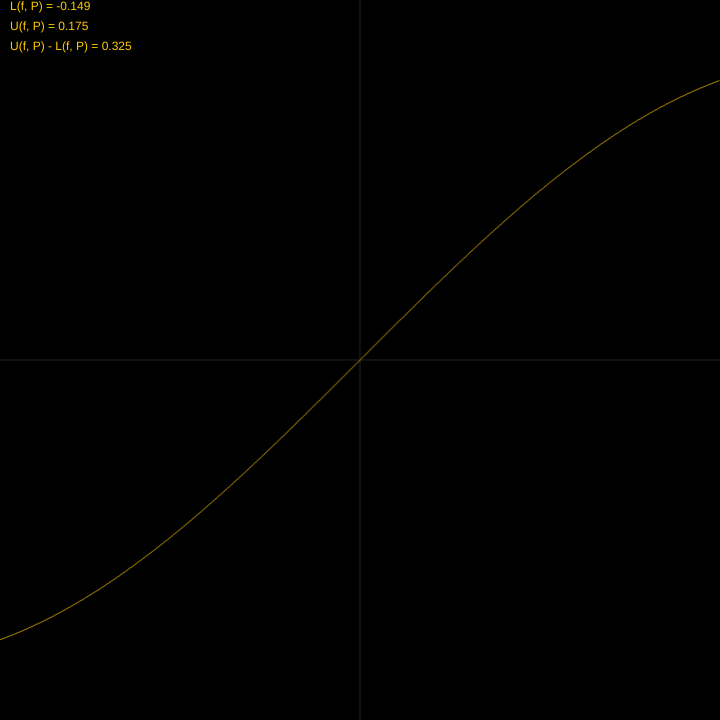
Frame 1 (no input)
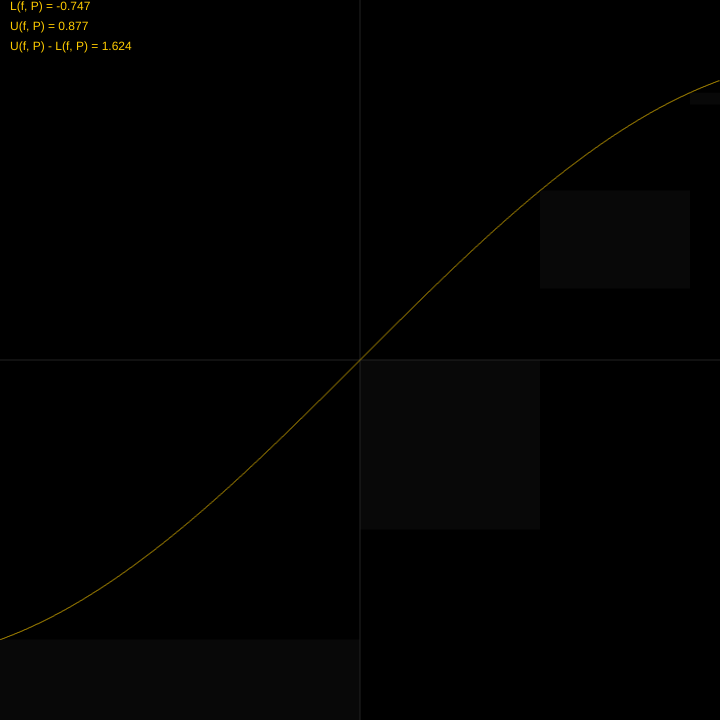
Frame 60 (no input)
Frame 120 (the mouse pressed at the canvas centre since frame 60): identical to frame 60, image omitted

The p5.js sketch that drew these frames (run headless with seeded random() and noise() and a simulated clock; from frame 60 on, the mouse is pressed at the canvas centre):

// p5.js sketch
// ── sketch.js
const screen_width = 720;
const screen_height = 720;

const half_width = (screen_width / 2);
const half_height = (screen_height / 2);

const scale = 300;

const c1 = '#ffcc00';
const c2 = '#222222';
const c3 = '#22222240';

var partition = [-1.2, 0, 0.6, 1.1, 1.2]

var minima = [];
var maxima = [];

var visible_minima = [];
var visible_maxima = [];

var cur_function = 0;
var funcs = [];
var func_names = [];

var current_partition = 0;

function reset () {
    partition = [-1.2, 1.2];
}

function part () {
    var random = 2.4 * (Math.random() - 0.5);
    
    /* IMPLEMENT BINARY SEARCH HERE */
    for (var i = partition.length - 1; i >= 0;  i --) {
        if (random > partition[i]) {
            partition.splice(i + 1, 0, random);
            visible_minima.splice(i + 1, 0, visible_minima[i]);
            visible_maxima.splice(i + 1, 0, visible_maxima[i]);
            return;
        }
    }
}

function get_lower () {
    var total = 0;
    
    for (var i = 0; i < partition.length - 1; i ++) {
        var width = partition[i + 1] - partition[i];
        
        var min = visible_minima[i];
        
        total += (width * min);
    }
    
    return total;
}

function get_upper () {
    var total = 0;
    
    for (var i = 0; i < partition.length - 1; i ++) {
        var width = partition[i + 1] - partition[i];
        
        var max = visible_maxima[i];
        
        total += (width * max);
    }
    
    return total;
}

function round_thousandths (num) {
    return round(num * 1000) / 1000;
}

function update_visible () {
    /* Update visible minima and maxima */
    for (var i = 0; i < partition.length; i ++) {
        visible_minima[i] = (4 * visible_minima[i] + minima[i]) / 5;
        visible_maxima[i] = (4 * visible_maxima[i] + maxima[i]) / 5;
    }
}

function prev_function () {
    cur_function --;
    if (cur_function < 0) {
        cur_function = 0;
    }
    update_funcname ();
}

function next_function () {
    cur_function ++;
    if (cur_function >= funcs.length) {
        cur_function = funcs.length - 1;
    }
    update_funcname ();
}

function update_funcname () {
    /* Set function name */
    document.getElementById("function-name").innerHTML = func_names[cur_function];
}

function init_functions () {
    funcs.push(function (t) {
        return sin(t);
    });
    
    func_names.push('sin(x)');
    
    funcs.push(function (t) {
        return cos(t);
    });
    
    func_names.push('cos(x)');
    
    funcs.push(function (t) {
        return tan(t);
    });
    
    func_names.push('tan(x)');
    
    funcs.push(function (t) {
        return exp(t);
    });
    
    func_names.push('exp(x)');
    
    funcs.push(function (t) {
        return abs(t);
    });
    
    func_names.push('|x|');
    
    funcs.push(function (t) {
        return floor(2*t) / 2;
    });
    
    func_names.push('[2x]/2');
    
    funcs.push(function (t) {
        if (t == 0) return t;
        else return t*t*sin(1/t);
    });
    
    func_names.push('x<sup>2</sup> sin(1/x)');

}

function get_value (t) {
    return funcs[cur_function](t);
}

function update_extrema (x, y) {
    if (x > partition[current_partition + 1]) {
        current_partition ++;
        /* Add first value as placeholder */
        minima.push(get_value(partition[current_partition]));
        maxima.push(get_value(partition[current_partition]));
    }
    
    if (y < minima [current_partition]) {
        minima [current_partition] = y;
    }
    
    if (y > maxima [current_partition]) {
        maxima [current_partition] = y;
    }
}

function setup () {
    createCanvas (screen_width, screen_height);
    
    init_functions ();
    for (var p of partition) {
        visible_minima.push(0);
        visible_maxima.push(0);
    }
}

function draw () {
    background(0);
    strokeWeight(1);
    
    /* Axes */
    stroke(c2);
    
    line(0, half_height, screen_width, half_height); /* X */
    line(half_width, 0, half_width, screen_height); /* Y */
    
    /* Function */
    stroke(c1);
    
    minima = [get_value(partition[0])];
    maxima = [get_value(partition[0])];
    
    current_partition = 0;
    
    for (var i = 0; i < screen_width; i ++) {
        /* i and j are screen pixels, x and y are mathematical points */
        var x = (i - half_width) / scale;
        var y = get_value(x);
        var j = half_height - (y * scale);
        point (i, j);
        
        /* Now that we've drawn, let's update extrema */
        update_extrema (x, y);
    }
    
    /* Draw "squares" */
    
    for (var i = 1; i < partition.length; i ++) {
        var x = partition[i - 1];
        var width = partition[i] - x;
        
        var y_min = visible_minima[i-1];
        var y_max = visible_maxima[i-1];
        
        var sx = (x * scale) + half_width;
        var swidth = width * scale;
        
        var sy_min = -y_min * scale;
        var sy_max = -y_max * scale;
        
        var height = sy_max - sy_min;
        
        noStroke();
        
        fill(c3);
        rect(sx, half_height + sy_min, swidth, height);
    }
    
    update_visible(); 
    
    var lower = get_lower ();
    var upper = get_upper ();
    
    var lower_str = "L(f, P) = " + round_thousandths(lower);
    var upper_str = "U(f, P) = " + round_thousandths(upper);
    var diff_str = "U(f, P) - L(f, P) = " + round_thousandths(upper - lower);
    
    fill(c1);
    text(lower_str, 10, 10);
    text(upper_str, 10, 30);
    text(diff_str, 10, 50);
}

// ── style.css
/* Styling for whole site */
body {
    font-family: 'Monaco', 'Menlo', 'Ubuntu Mono', 'Consolas', 'source-code-pro', monospace;
    padding: 50px;
    background-color: #000;
    color: #fff;
}

/* Information about activity */
.header {
    padding-top: 15px;
    padding-bottom: 15px;
    
    /* Side highlight */
    padding-left: 20px;
    box-shadow: -10px 0px 0px #ffcc00;
}

/* Title of activity */
.title {
    font-size: 50px;
    font-weight: 600;
}

/* Subtitle of activity */
.subtitle {
    font-size: 20px;
    font-weight: 600;
}

/* Date */
.date {
    padding-top: 10px;
    padding-bottom: 10px;
}

/* Controls */
.control * {
    color: #ffcc00;
    font-size: 16px;
    font-weight: 600;
    text-align: center;
    margin: auto;
}

.control table {
    border-spacing: 10px
}

/* Clickable item */
.clickable {
    cursor: pointer;
}

/* Button */
.button {
    background-color: #ffcc00;
    color: #000;
    padding: 4px;
}

canvas {
    margin: auto;
    display: block;
}
